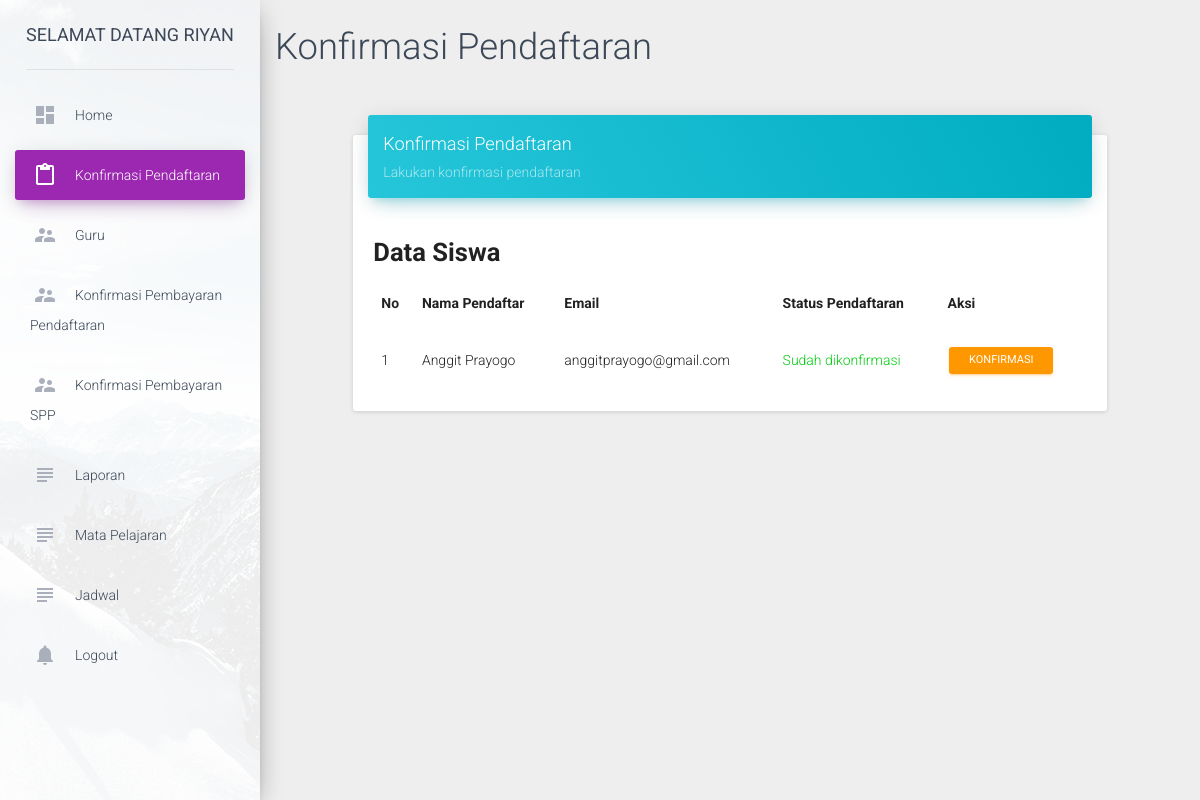
The app's page /dashboard/index.php?page=7 (signed in), older data.
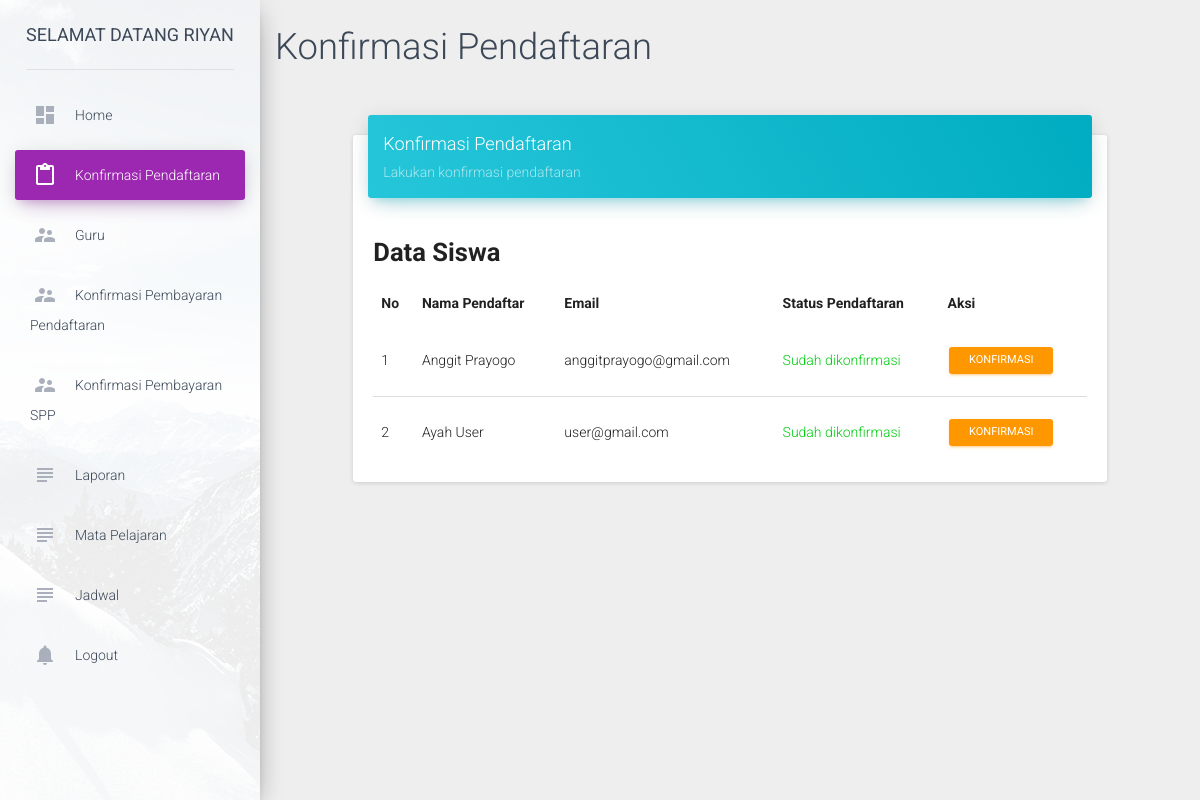
The same page, newer data.
### tables this page shows
CREATE TABLE `detail_pendaftaran` (
  `Id` int(11) NOT NULL AUTO_INCREMENT,
  `id_user` int(11) DEFAULT NULL,
  `id_admin` int(11) DEFAULT NULL,
  `tanggal_daftar` date DEFAULT NULL,
  `metode_pembayaran_pendaftaran` varchar(255) DEFAULT NULL COMMENT 'metode_pembayaran',
  `kelas` varchar(255) DEFAULT NULL,
  `usia` varchar(255) DEFAULT NULL,
  `status_pendaftaran` varchar(255) DEFAULT NULL,
  PRIMARY KEY (`Id`),
  KEY `id_user` (`id_user`),
  KEY `id_admin` (`id_admin`),
  CONSTRAINT `detail_pendaftaran_ibfk_1` FOREIGN KEY (`id_user`) REFERENCES `pendaftaran` (`Id`) ON DELETE CASCADE ON UPDATE CASCADE,
  CONSTRAINT `detail_pendaftaran_ibfk_2` FOREIGN KEY (`id_admin`) REFERENCES `akun` (`Id`) ON DELETE CASCADE ON UPDATE CASCADE
);

CREATE TABLE `pendaftaran` (
  `Id` int(11) NOT NULL AUTO_INCREMENT,
  `nama` varchar(100) DEFAULT NULL,
  `nama_panggilan` varchar(50) DEFAULT NULL,
  `tempat_lahir` varchar(50) DEFAULT NULL,
  `tanggal_lahir` date DEFAULT NULL,
  `jenis_kelamin` char(1) DEFAULT NULL,
  `anak_ke` int(11) DEFAULT NULL,
  `jumlah_saudara` int(11) DEFAULT NULL,
  `di_jakarta_ikut` varchar(100) DEFAULT NULL,
  `nama_ayah` varchar(255) DEFAULT NULL,
  `tempat_lahir_ayah` varchar(255) DEFAULT NULL,
  `tanggal_lahir_ayah` date DEFAULT NULL,
  `pendidikan_terakhir_ayah` varchar(50) DEFAULT NULL,
  `pekerjaan_ayah` varchar(255) DEFAULT NULL,
  `agama_ayah` varchar(255) DEFAULT NULL,
  `nama_ibu` varchar(255) DEFAULT NULL,
  `tempat_lahir_ibu` varchar(255) DEFAULT NULL,
  `tanggal_lahir_ibu` date DEFAULT NULL,
  `pendidikan_terakhir_ibu` varchar(255) DEFAULT NULL,
  `pekerjaan_ibu` varchar(255) DEFAULT NULL,
  `agama_ibu` varchar(255) DEFAULT NULL,
  `telp` varchar(255) DEFAULT NULL,
  `upload_akte` varchar(255) DEFAULT NULL,
  `upload_kartu_keluarga` varchar(255) DEFAULT NULL,
  `foto_anak` varchar(255) DEFAULT NULL,
  `foto_keluarga` varchar(255) DEFAULT NULL,
  PRIMARY KEY (`Id`)
);

CREATE TABLE `akun` (
  `Id` int(11) NOT NULL AUTO_INCREMENT,
  `email` varchar(255) DEFAULT NULL,
  `password` varchar(255) DEFAULT NULL,
  `nama_admin` varchar(255) DEFAULT NULL,
  `role_user` varchar(255) DEFAULT NULL,
  `id_user` int(255) DEFAULT NULL,
  PRIMARY KEY (`Id`),
  KEY `id_user` (`id_user`),
  KEY `id_user_2` (`id_user`),
  CONSTRAINT `akun_ibfk_1` FOREIGN KEY (`id_user`) REFERENCES `pendaftaran` (`Id`) ON DELETE CASCADE ON UPDATE CASCADE
);

### dashboard/include/konfirmasi_pendaftaran.php (the view, shortened to what this page needs)
<h2>Konfirmasi Pendaftaran</h2>
<div class="row">
    <div class="col-sm-12 col-md-8 col-lg-10 col-lg-offset-1">
        <div class="card" style="margin-top: 50px">
            <div class="card-header" data-background-color="blue">
                <h4 class="title">Konfirmasi Pendaftaran</h4>
                <p class="category">Lakukan konfirmasi pendaftaran</p>
            </div>
            <div class="card-content">
                <h3 style="overflow: hidden;"><b>Data Siswa</b></h3>
				<table class="table table-hover">
					<thead>
						<tr>
							<td><b>No</b></td>
							<td><b>Nama Pendaftar</b></td>
							<td><b>Email</b></td>
							<td><b>Status Pendaftaran</b></td>
							<td><b>Aksi</b></td>
						</tr>
					</thead>
				    <tbody>
				    	<?php
				    		$query 	= "SELECT a.nama, a.id as id_daftar, b.id as id_akun,b.email,c.*
				    				FROM pendaftaran a, akun b, detail_pendaftaran c
						    		WHERE a.id=b.id_user
						    		AND b.role_user=1
						    		AND c.id_user = a.id
                    				AND a.upload_akte != ''
                    				AND a.upload_kartu_keluarga != ''
                    				AND a.foto_anak != ''
                    				AND a.foto_keluarga != ''";
				    		$exec 	=	mysqli_query($conn, $query);
				    		if ($exec) {
				    			$total	= mysqli_num_rows($exec);
				    			if ($total > 0) {
				    				while ($rows = mysqli_fetch_array($exec)) {
				    				    $status = $rows['status_pendaftaran'];
				    	?>
									<tr>
										<td><?php echo ++$no; ?></td>
										<td><?php echo $rows['nama']; ?></td>
										<td><?php echo $rows['email']; ?></td>
										<td><?php
										$status == 0 ?
										print("<font color='#e74c3c'>Belum dikonfirmasi</font>") :
										print("<font color='##2ecc71'>Sudah dikonfirmasi</font>");
										?></td>
										<td>
											<a href="include/proses_konfirmasi_pendaftaran.php?ida=<?php echo $rows['id_akun'] ?>&idd=<?php echo $rows['id_daftar'] ?>&idu=<?php echo $Id ?>" class="btn btn-warning btn-sm">Konfirmasi</a>
										</td>
									</tr>
				    	<?php
				    				}
				    			}else{
				    				echo "<td colspan='5' align='center'><h3><b>Belum ada siswa daftar</b></h3></td>";
				    			}
				    		}else{
				    			echo mysqli_error($conn);
				    		}
				    	?>
				    </tbody>
				</table>
            </div>
        </div>
    </div>
</div>

### dashboard/index.php (shortened to what this page needs)
<?php
$role = "";
if ($_SESSION['role_user'] == 0) {
	$role = "Admin";
}
$getPage = $_GET['page'];
switch ($getPage) {
	case 7:
		$page 				= "include/konfirmasi_pendaftaran.php";
		break;
}
?>
<!doctype html>
<html lang="en">
<head>
    <?php
    	include "include/libs.php";
    ?>
</head>
<body>
    <div class="wrapper">
        <div class="sidebar" data-color="purple" data-image="../assets/img/sidebar-1.jpg">
            <div class="logo">
                <a href="http://www.anggitprayogo.com" class="simple-text">
                    Selamat datang <?php $role == "Admin" ? print($nama_admin) : print($nama_panggilan); ?>
                </a>
            </div>
            <div class="sidebar-wrapper">
                <ul class="nav">
                    <li class="<?php $_SESSION['active'] == 1 ? print("active") : print("") ?>">
                        <a href="index.php?page=1">
                            <i class="material-icons">dashboard</i>
                            <p>Home</p>
                        </a>
                    </li>
                    <?php
					if ($role == "Admin") {
					?>
					<li class="<?php $_SESSION['active'] == 4 ? print("active") : print("") ?>">
                        <a href="index.php?page=7">
                            <i class="material-icons">content_paste</i>
                            <p>Konfirmasi Pendaftaran </p>
                        </a>
                    </li>
                    <li class="<?php $_SESSION['active'] == 6 ? print("active") : print("") ?>">
                        <a href="index.php?page=10">
                            <i class="material-icons">supervisor_account</i>
                            <p>Guru</p>
                        </a>
                    </li>
                    <li class="<?php $_SESSION['active'] == 8 ? print("active") : print("") ?>">
                        <a href="index.php?page=17">
                            <i class="material-icons">supervisor_account</i>
                            <p>Konfirmasi Pembayaran Pendaftaran</p>
                        </a>
                    </li>
                    <li class="<?php $_SESSION['active'] == 13 ? print("active") : print("") ?>">
                        <a href="index.php?page=25">
                            <i class="material-icons">supervisor_account</i>
                            <p>Konfirmasi Pembayaran SPP</p>
                        </a>
                    </li>
                    <li class="<?php $_SESSION['active'] == 9 ? print("active") : print("") ?>">
                        <a href="index.php?page=18">
                            <i class="material-icons">subject</i>
                            <p>Laporan</p>
                        </a>
                    </li>
                    <li class="<?php $_SESSION['active'] == 10 ? print("active") : print("") ?>">
                        <a href="index.php?page=19">
                            <i class="material-icons">subject</i>
                            <p>Mata Pelajaran</p>
                        </a>
                    </li>
                    <li class="<?php $_SESSION['active'] == 11 ? print("active") : print("") ?>">
                        <a href="index.php?page=22">
                            <i class="material-icons">subject</i>
                            <p>Jadwal</p>
                        </a>
                    </li>
					<?php
					}
					?>
                    <li>
                        <a href="../logout.php">
                            <i class="material-icons text-gray">notifications</i>
                            <p>Logout</p>
                        </a>
                    </li>
                </ul>
            </div>
        </div>
        <div class="main-panel">
            <div class="content">
                <div class="container-fluid">
                   <?php
                   include $page;
                   ?>
                </div>
            </div>
        </div>
    </div>
</body>
</html>

### dashboard/include/libs.php (shortened to what this page needs)
<link href="../assets/css/bootstrap.min.css" rel="stylesheet" />
<link href="../assets/css/material-dashboard.css?v=1.2.0" rel="stylesheet" />
<link href="../assets/css/demo.css" rel="stylesheet" />
<link href="../assets/css/font-awesome.min.css" rel="stylesheet">

Row changes from the older to the newer data that the page shows:
added detail_pendaftaran: id_user.nama "Ayah User", akun.email "user@gmail.com"
